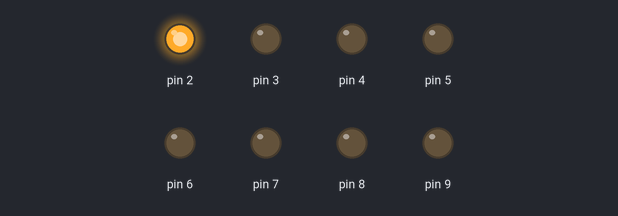
Bench run of a sketch on a simulated Arduino Uno, built with avr-gcc and run on an emulated ATmega328P. Shown: output pins drawn as LEDs (lit = HIGH).

Above: at 0.5 s.
At 2.5 s:
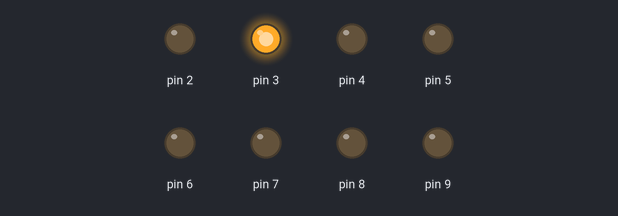
At 4.5 s:
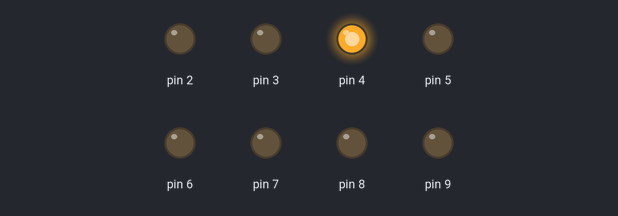
At 10.5 s:
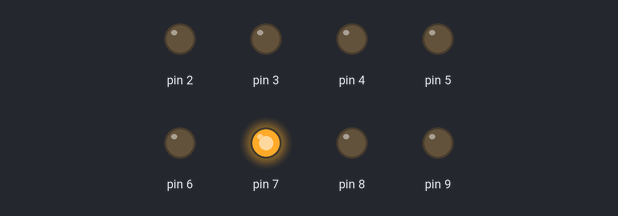
At 14.5 s:
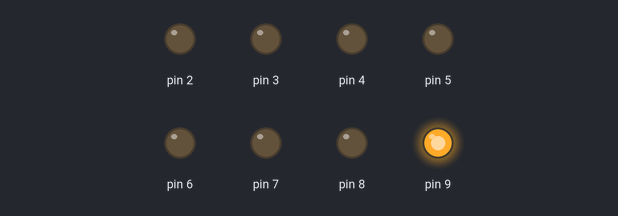
At 19.5 s:
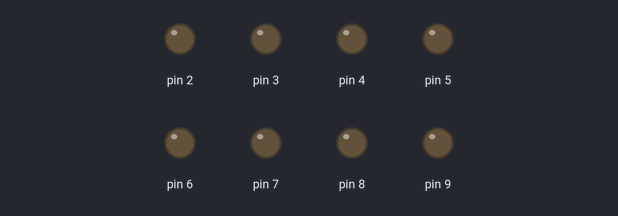
Timing chart, 0 to 20.8 s (numbered marks = the images above):
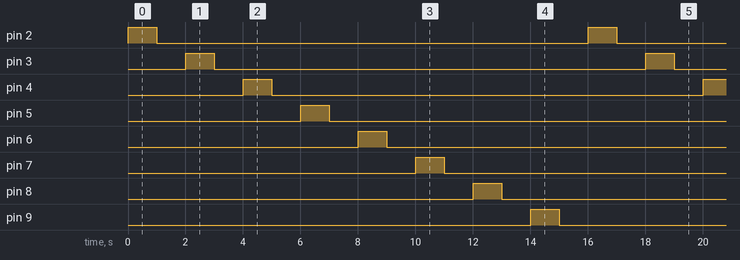

Measured:
- by itself, pin 2–9: alternates HIGH for 1.0 s and LOW for 15.0 s
- by itself, everything shown: repeats every 16.0 s, in 16 steps

The sketch:

shild_chasor.ino
```cpp
void setup() {
  // put your setup code here, to run once:
  pinMode(2,OUTPUT);
  pinMode(3,OUTPUT);
  pinMode(4,OUTPUT);
  pinMode(5,OUTPUT);
  pinMode(6,OUTPUT);
  pinMode(7,OUTPUT);
  pinMode(8,OUTPUT);
  pinMode(9,OUTPUT);

}

void loop() {
  // put your main code here, to run repeatedly:
  int i;
   for(i=2;i<10;i++){
    digitalWrite(i,HIGH);
    delay(1000);
    digitalWrite(i,LOW);
    delay(1000);
   }

}
```
